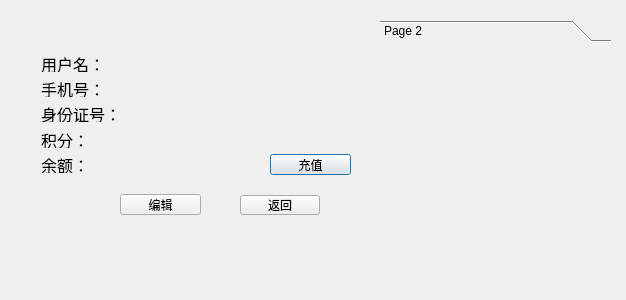
<?xml version="1.0" encoding="UTF-8"?>
<ui version="4.0">
 <class>userInfo</class>
 <widget class="QDialog" name="userInfo">
  <property name="geometry">
   <rect>
    <x>0</x>
    <y>0</y>
    <width>626</width>
    <height>300</height>
   </rect>
  </property>
  <property name="windowTitle">
   <string>Dialog</string>
  </property>
  <widget class="QPushButton" name="moneyBtn">
   <property name="geometry">
    <rect>
     <x>270</x>
     <y>154</y>
     <width>81</width>
     <height>21</height>
    </rect>
   </property>
   <property name="text">
    <string>充值</string>
   </property>
  </widget>
  <widget class="QPushButton" name="editBtn">
   <property name="geometry">
    <rect>
     <x>120</x>
     <y>194</y>
     <width>81</width>
     <height>21</height>
    </rect>
   </property>
   <property name="text">
    <string>编辑</string>
   </property>
  </widget>
  <widget class="QLabel" name="phoneNum">
   <property name="geometry">
    <rect>
     <x>41</x>
     <y>81</y>
     <width>281</width>
     <height>16</height>
    </rect>
   </property>
   <property name="font">
    <font>
     <family>Arial</family>
     <pointsize>12</pointsize>
    </font>
   </property>
   <property name="text">
    <string>手机号：</string>
   </property>
  </widget>
  <widget class="QLabel" name="ID">
   <property name="geometry">
    <rect>
     <x>41</x>
     <y>56</y>
     <width>251</width>
     <height>16</height>
    </rect>
   </property>
   <property name="font">
    <font>
     <family>Arial</family>
     <pointsize>12</pointsize>
    </font>
   </property>
   <property name="text">
    <string>用户名：</string>
   </property>
  </widget>
  <widget class="QLabel" name="IDNum">
   <property name="geometry">
    <rect>
     <x>41</x>
     <y>106</y>
     <width>301</width>
     <height>16</height>
    </rect>
   </property>
   <property name="font">
    <font>
     <family>Arial</family>
     <pointsize>12</pointsize>
    </font>
   </property>
   <property name="text">
    <string>身份证号：</string>
   </property>
  </widget>
  <widget class="QLabel" name="credit">
   <property name="geometry">
    <rect>
     <x>41</x>
     <y>132</y>
     <width>241</width>
     <height>16</height>
    </rect>
   </property>
   <property name="font">
    <font>
     <family>Arial</family>
     <pointsize>12</pointsize>
    </font>
   </property>
   <property name="text">
    <string>积分：</string>
   </property>
  </widget>
  <widget class="QLabel" name="money">
   <property name="geometry">
    <rect>
     <x>41</x>
     <y>157</y>
     <width>181</width>
     <height>16</height>
    </rect>
   </property>
   <property name="font">
    <font>
     <family>Arial</family>
     <pointsize>12</pointsize>
    </font>
   </property>
   <property name="text">
    <string>余额：</string>
   </property>
  </widget>
  <widget class="QPushButton" name="main">
   <property name="geometry">
    <rect>
     <x>240</x>
     <y>195</y>
     <width>80</width>
     <height>20</height>
    </rect>
   </property>
   <property name="text">
    <string>返回</string>
   </property>
  </widget>
  <widget class="QToolBox" name="toolBox">
   <property name="geometry">
    <rect>
     <x>380</x>
     <y>20</y>
     <width>231</width>
     <height>221</height>
    </rect>
   </property>
   <property name="currentIndex">
    <number>0</number>
   </property>
   <widget class="QWidget" name="welcome">
    <property name="geometry">
     <rect>
      <x>0</x>
      <y>0</y>
      <width>231</width>
      <height>200</height>
     </rect>
    </property>
    <property name="toolTip">
     <string>&lt;html&gt;&lt;head/&gt;&lt;body&gt;&lt;p&gt;欢迎！&lt;/p&gt;&lt;/body&gt;&lt;/html&gt;</string>
    </property>
    <attribute name="label">
     <string>Page 2</string>
    </attribute>
   </widget>
  </widget>
 </widget>
 <resources/>
 <connections/>
</ui>
